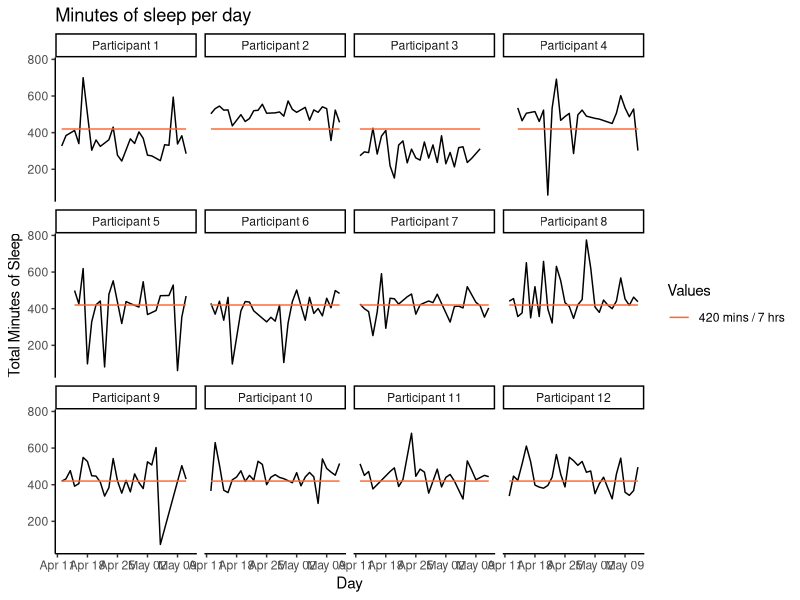

This chart was generated by the following R code:
install.packages("tidyverse")
library(dplyr)
library(ggplot2)

sleep_data= read.csv("SLEEP.csv",header = TRUE, sep=",")
datanew = sleep_data
datanew$SleepDay <- as.Date(sleep_data$SleepDay, sep = "/", format = "%m/%d/%y")
datanew$Id <-factor(datanew$Id,
                    levels=c("Participant 1", "Participant 2","Participant 3","Participant 4","Participant 5",
                             "Participant 6","Participant 7","Participant 8","Participant 9","Participant 10","Participant 11",
                             "Participant 12"))

ggplot(datanew, aes(x=SleepDay,y=TotalMinutesAsleep))+
  geom_line()+
  geom_line(aes(x=SleepDay, y=420, colour='#FF6633'))+
  facet_wrap(~Id)+
  scale_color_manual(values=c('#FF6633'),name='Values', labels=c('420 mins / 7 hrs'))+
  theme_classic()+
  labs(title='Minutes of sleep per day', x='Day', y='Total Minutes of Sleep')
